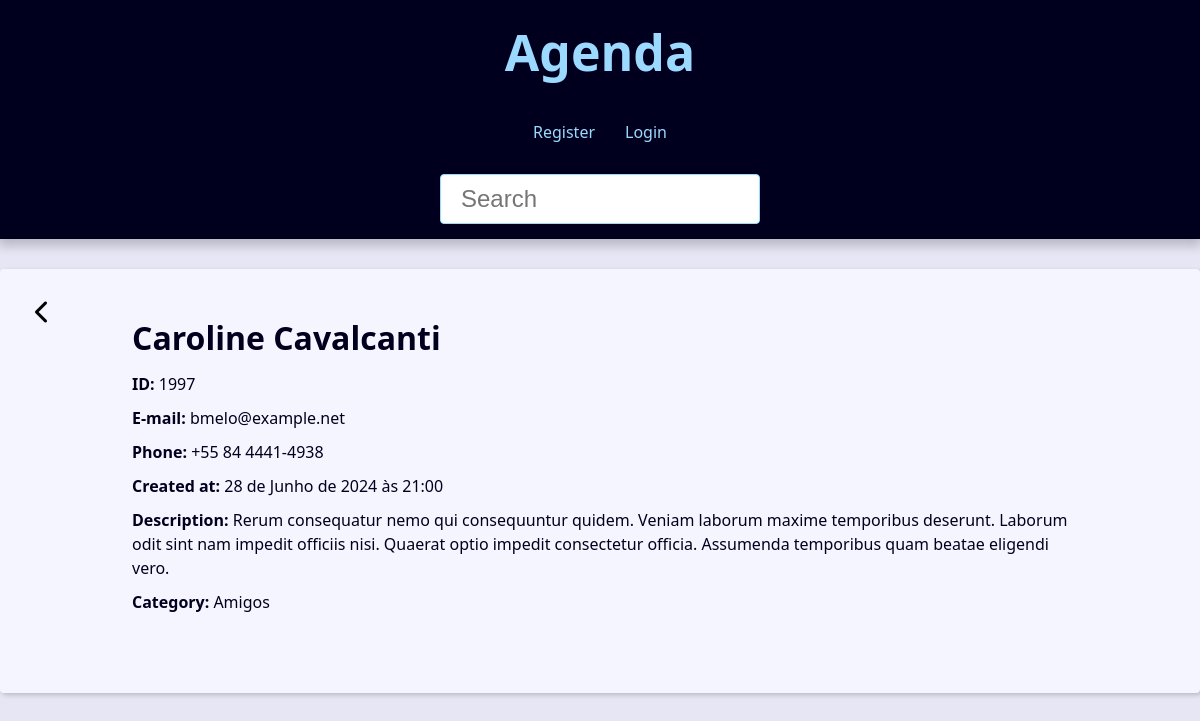
Screenshot of /contact/1997/ with the database file from the repository.
### contact/models.py (models this page shows, shortened)
class Contact(models.Model):
    first_name = models.CharField(max_length=50)
    last_name = models.CharField(max_length=50, blank=True)
    phone = models.CharField(max_length=50)
    email = models.EmailField(max_length=254, blank=True)
    created_date = models.DateTimeField(default=timezone.now)
    description = models.TextField(blank=True)
    show = models.BooleanField(default=True)
    picture = models.ImageField(blank=True, upload_to='pictures/%Y/%m/')
    category = models.ForeignKey(Category, on_delete=models.SET_NULL, blank=True, null=True)
    owner = models.ForeignKey(User, on_delete=models.SET_NULL, blank=True, null=True)

class Category(models.Model):
    class Meta:
        verbose_name = 'Category'
        verbose_name_plural = 'Categories'
    category_name = models.CharField(max_length=50)

### contact/views/contact_views.py (the view)
# urls.py: path('contact/<int:contact_id>/', views.contact, name='contact'),
def contact(request, contact_id):
    single_contact = get_object_or_404(Contact, pk=contact_id, show=True)
    if single_contact.show:
        context = {
        'contact': single_contact,
        'site_title': f'{single_contact.first_name} {single_contact.last_name} - '
        }
    return render(
        request=request,
        template_name='contact/contact.html',
        context=context,
    )

### contact/templates/contact/contact.html (shortened to what this page needs)
{% extends "global/base.html" %}
{% block content %}
<div class="single-contact">
    <div class="header-content">
    <a class="btn-back btn-link" href="{% url "contact:index" %}">
        <i class="fa-solid fa-chevron-left fa-xl"></i>
    </a>
    <h1 class="single-contact-name">
            {{contact.first_name}} {{contact.last_name}}
        </h1>
    </div>
        <p><span class="bold">ID: </span>{{contact.id}}</p>
        <p><span class="bold">E-mail: </span>{{contact.email}}</p>
        <p><span class="bold">Phone: </span> {{contact.phone}}</p>
        <p><span class="bold">Created at: </span> {{contact.created_date}}</p>
        <p><span class="bold">Description: </span> {{contact.description}}</p>
        <p><span class="bold">Category: </span>{% comment %} {{contact.category.id}} - {% endcomment %}{{contact.category.category_name}}</p>
    </div>
{% endblock content %}

### base_static/global/css/styles.css (style rules this page uses)
:root { --spacing: 1.5rem; --link-dark-color: rgb(0, 83, 134); --link-light-color: rgb(156, 217, 255); --clr-white: rgb(245, 245, 255); --clr-black: rgb(0, 0, 30); --clr-red: rgb(243, 68, 37); --clr-light-gray: rgb(230, 230, 245); --clr-dark-shadow-5: rgba(0, 0, 10, 5%); --clr-dark-shadow-10: rgba(0, 0, 10, 10%); --clr-dark-shadow-20: rgba(0, 0, 10, 20%); --clr-light-shadow-5: rgba(200, 200, 255, 5%); --clr-light-shadow-10: rgba(200, 200, 255, 10%); --clr-light-shadow-20: rgba(200, 200, 255, 20%); --main-page-width: 120rem; --table-min-width: 60rem; --biggest-font-size: 5rem; --bigger-font-size: 4rem; --big-font-size: 3.2rem; --medium-font-size: 2.4rem; --small-font-size: 1.6rem; --smaller-font-size: 1.4rem; --smallest-font-size: 1.2rem; --transition-fast: 300ms; --transition-medium: 600ms; --transition-slow: 1s; --default-border-radius: 4px; }
*, *::before, *::after { margin: 0; padding: 0; box-sizing: border-box; }
html { font-size: 62.5%; }
body { font-family: system-ui, -apple-system, BlinkMacSystemFont, 'Segoe UI', Roboto, Oxygen, Ubuntu, Cantarell, 'Open Sans', 'Helvetica Neue', sans-serif; line-height: 1.5; font-size: var(--small-font-size); color: var(--clr-black); -webkit-font-smoothing: antialiased; background: var(--clr-light-gray); }
.bold { font-weight: bold; }
@media (min-width: 600px) { .single-contact { max-width: 80%; margin: calc(var(--spacing) * 2) auto; } }
.single-contact h1 { margin: 1rem 0; }
.single-contact p { margin: 1rem 0; }
.btn-link { font-size: var(--small-font-size); text-decoration: none; font-weight: bold; padding: 1rem; display: block; line-height: var(--small-font-size); }
.btn-back { color: black; }
.btn-back { position: absolute; top: 25px; left: 25px; }

### rows the page displays
Contact: first_name "Caroline", last_name "Cavalcanti", id "1997", email "bmelo@example.net", phone "+55 84 4441-4938", created_date "28 de Junho de 2024 às 21:00", description "Rerum consequatur nemo qui consequuntur quidem. Veniam laborum maxime temporibus deserunt. Laborum odit sint nam impedit officiis nisi. Quaerat optio impedit consectetur officia. Assumenda temporibus quam beatae eligendi vero.", category.category_name "Amigos"
